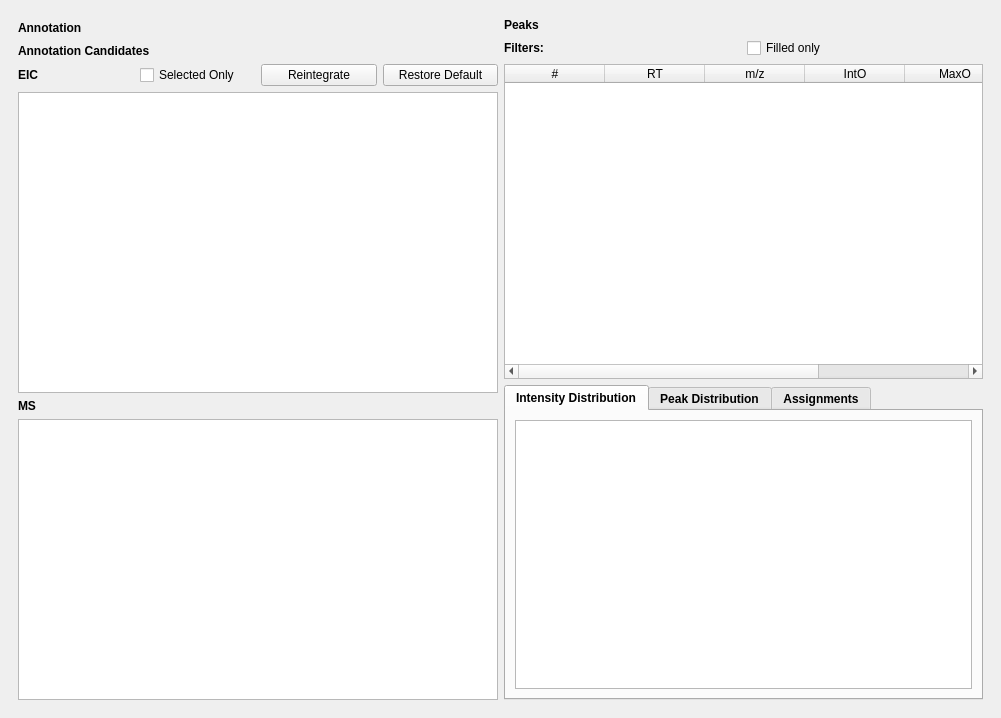
<?xml version="1.0" encoding="UTF-8"?>
<ui version="4.0">
 <class>DockWidget</class>
 <widget class="QDockWidget" name="DockWidget">
  <property name="geometry">
   <rect>
    <x>0</x>
    <y>0</y>
    <width>1001</width>
    <height>718</height>
   </rect>
  </property>
  <property name="font">
   <font>
    <weight>75</weight>
    <bold>true</bold>
   </font>
  </property>
  <property name="windowTitle">
   <string>Feature Inspector</string>
  </property>
  <widget class="QWidget" name="dockWidgetContents">
   <layout class="QGridLayout" name="gridLayout_4">
    <item row="0" column="0">
     <widget class="QWidget" name="widget" native="true">
      <layout class="QGridLayout" name="gridLayout_2">
       <item row="0" column="0">
        <layout class="QVBoxLayout" name="verticalLayout_3">
         <item>
          <layout class="QVBoxLayout" name="verticalLayout_8">
           <item>
            <layout class="QGridLayout" name="gridLayout_3">
             <property name="sizeConstraint">
              <enum>QLayout::SetMaximumSize</enum>
             </property>
             <item row="1" column="2">
              <widget class="QLabel" name="putativeAnnotationLabel">
               <property name="font">
                <font>
                 <weight>50</weight>
                 <bold>false</bold>
                </font>
               </property>
               <property name="text">
                <string/>
               </property>
              </widget>
             </item>
             <item row="3" column="2">
              <widget class="QLabel" name="annotationCandidates">
               <property name="font">
                <font>
                 <weight>50</weight>
                 <bold>false</bold>
                </font>
               </property>
               <property name="text">
                <string/>
               </property>
              </widget>
             </item>
             <item row="1" column="0">
              <widget class="QLabel" name="label_7">
               <property name="text">
                <string>Annotation</string>
               </property>
              </widget>
             </item>
             <item row="1" column="1">
              <spacer name="horizontalSpacer_5">
               <property name="orientation">
                <enum>Qt::Horizontal</enum>
               </property>
               <property name="sizeType">
                <enum>QSizePolicy::Maximum</enum>
               </property>
               <property name="sizeHint" stdset="0">
                <size>
                 <width>20</width>
                 <height>20</height>
                </size>
               </property>
              </spacer>
             </item>
             <item row="3" column="0">
              <widget class="QLabel" name="label_12">
               <property name="text">
                <string>Annotation Candidates</string>
               </property>
              </widget>
             </item>
            </layout>
           </item>
          </layout>
         </item>
         <item>
          <layout class="QHBoxLayout" name="horizontalLayout_2">
           <item>
            <widget class="QLabel" name="label_11">
             <property name="text">
              <string>EIC</string>
             </property>
            </widget>
           </item>
           <item>
            <widget class="QCheckBox" name="selectedSampleOnly">
             <property name="font">
              <font>
               <weight>50</weight>
               <bold>false</bold>
              </font>
             </property>
             <property name="text">
              <string>Selected Only</string>
             </property>
            </widget>
           </item>
           <item>
            <widget class="QPushButton" name="setIntegrationBoundaries">
             <property name="font">
              <font>
               <weight>50</weight>
               <bold>false</bold>
              </font>
             </property>
             <property name="text">
              <string>Reintegrate</string>
             </property>
            </widget>
           </item>
           <item>
            <widget class="QPushButton" name="restoreDefaultIntegrationButton">
             <property name="font">
              <font>
               <weight>50</weight>
               <bold>false</bold>
              </font>
             </property>
             <property name="text">
              <string>Restore Default</string>
             </property>
            </widget>
           </item>
          </layout>
         </item>
         <item>
          <widget class="GraphicsLayoutWidget" name="eicPlotFI"/>
         </item>
         <item>
          <layout class="QVBoxLayout" name="verticalLayout_4">
           <item>
            <widget class="QLabel" name="label_13">
             <property name="text">
              <string>MS</string>
             </property>
            </widget>
           </item>
           <item>
            <widget class="GraphicsLayoutWidget" name="spectrumPlotFI"/>
           </item>
          </layout>
         </item>
        </layout>
       </item>
       <item row="0" column="1">
        <layout class="QVBoxLayout" name="verticalLayout_7">
         <item>
          <layout class="QVBoxLayout" name="verticalLayout">
           <item>
            <layout class="QGridLayout" name="gridLayout">
             <item row="1" column="0">
              <widget class="QLabel" name="label_9">
               <property name="text">
                <string>Filters:</string>
               </property>
              </widget>
             </item>
             <item row="1" column="1">
              <widget class="QCheckBox" name="filledOnlyCB">
               <property name="font">
                <font>
                 <weight>50</weight>
                 <bold>false</bold>
                </font>
               </property>
               <property name="text">
                <string>Filled only</string>
               </property>
              </widget>
             </item>
             <item row="0" column="0">
              <widget class="QLabel" name="label_6">
               <property name="text">
                <string>Peaks</string>
               </property>
              </widget>
             </item>
            </layout>
           </item>
           <item>
            <widget class="QTableWidget" name="filledPeaksTable">
             <property name="font">
              <font>
               <weight>50</weight>
               <bold>false</bold>
              </font>
             </property>
             <column>
              <property name="text">
               <string>#</string>
              </property>
             </column>
             <column>
              <property name="text">
               <string>RT</string>
              </property>
             </column>
             <column>
              <property name="text">
               <string>m/z</string>
              </property>
             </column>
             <column>
              <property name="text">
               <string>IntO</string>
              </property>
             </column>
             <column>
              <property name="text">
               <string>MaxO</string>
              </property>
             </column>
             <column>
              <property name="text">
               <string>Filled</string>
              </property>
             </column>
            </widget>
           </item>
           <item>
            <widget class="QTabWidget" name="tabWidget">
             <property name="tabPosition">
              <enum>QTabWidget::North</enum>
             </property>
             <property name="currentIndex">
              <number>0</number>
             </property>
             <widget class="QWidget" name="tab_2">
              <attribute name="title">
               <string>Intensity Distribution</string>
              </attribute>
              <layout class="QGridLayout" name="gridLayout_8">
               <item row="0" column="0">
                <widget class="GraphicsLayoutWidget" name="intensityDistribution"/>
               </item>
              </layout>
             </widget>
             <widget class="QWidget" name="tab_3">
              <attribute name="title">
               <string>Peak Distribution</string>
              </attribute>
              <layout class="QGridLayout" name="gridLayout_7">
               <item row="0" column="0">
                <layout class="QVBoxLayout" name="verticalLayout_6">
                 <item>
                  <widget class="GraphicsLayoutWidget" name="peakDistributionLayout"/>
                 </item>
                </layout>
               </item>
              </layout>
             </widget>
             <widget class="QWidget" name="tab_4">
              <attribute name="title">
               <string>Assignments</string>
              </attribute>
              <layout class="QGridLayout" name="gridLayout_5">
               <item row="0" column="0">
                <widget class="QTableWidget" name="assignmentCandidateTable">
                 <property name="font">
                  <font>
                   <weight>50</weight>
                   <bold>false</bold>
                  </font>
                 </property>
                 <column>
                  <property name="text">
                   <string>Name</string>
                  </property>
                 </column>
                 <column>
                  <property name="text">
                   <string>ppm Error</string>
                  </property>
                 </column>
                 <column>
                  <property name="text">
                   <string>RT Error</string>
                  </property>
                 </column>
                </widget>
               </item>
               <item row="1" column="0">
                <layout class="QHBoxLayout" name="horizontalLayout">
                 <item>
                  <widget class="QPushButton" name="acceptAssignment">
                   <property name="font">
                    <font>
                     <weight>50</weight>
                     <bold>false</bold>
                    </font>
                   </property>
                   <property name="text">
                    <string>Accept Selected Assignment</string>
                   </property>
                  </widget>
                 </item>
                 <item>
                  <widget class="QPushButton" name="clearAssignment">
                   <property name="font">
                    <font>
                     <weight>50</weight>
                     <bold>false</bold>
                    </font>
                   </property>
                   <property name="text">
                    <string>Clear Assignment</string>
                   </property>
                  </widget>
                 </item>
                </layout>
               </item>
              </layout>
             </widget>
            </widget>
           </item>
          </layout>
         </item>
        </layout>
       </item>
      </layout>
     </widget>
    </item>
   </layout>
  </widget>
 </widget>
 <customwidgets>
  <customwidget>
   <class>GraphicsLayoutWidget</class>
   <extends>QGraphicsView</extends>
   <header>pyqtgraph</header>
  </customwidget>
 </customwidgets>
 <resources/>
 <connections/>
</ui>
